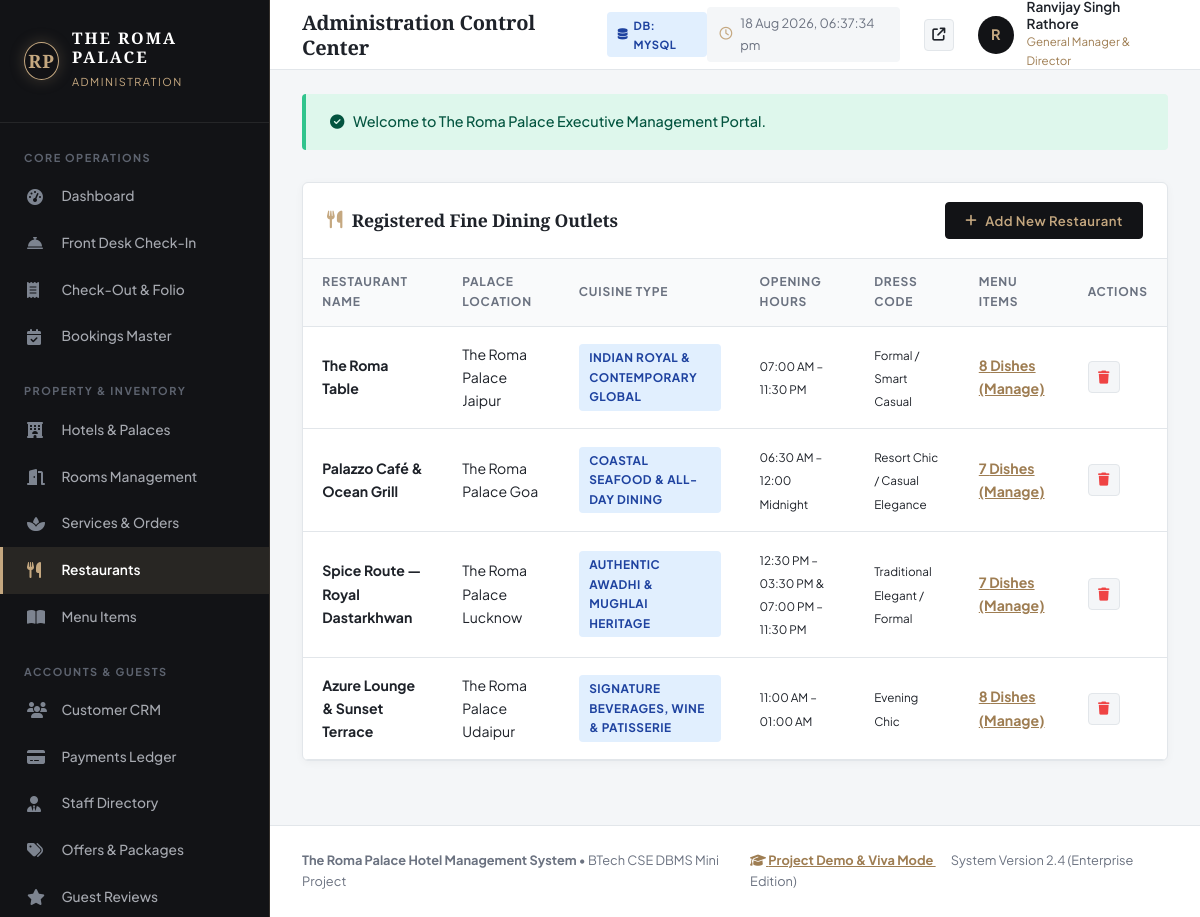
The page /admin/restaurants.php (signed in) on the database its author committed.
### tables this page shows
CREATE TABLE `restaurants` (
    `restaurant_id` INT AUTO_INCREMENT PRIMARY KEY,
    `hotel_id` INT NOT NULL,
    `name` VARCHAR(120) NOT NULL,
    `slug` VARCHAR(100) NOT NULL,
    `cuisine` VARCHAR(100) NOT NULL,
    `opening_hours` VARCHAR(100) NOT NULL,
    `location_desc` VARCHAR(150) NOT NULL,
    `dress_code` VARCHAR(80) DEFAULT 'Smart Casual / Elegant',
    `image_url` VARCHAR(255) NOT NULL,
    `description` TEXT NOT NULL,
    `is_active` TINYINT(1) DEFAULT 1,
    FOREIGN KEY (`hotel_id`) REFERENCES `hotels`(`hotel_id`) ON DELETE CASCADE
);

CREATE TABLE `hotels` (
    `hotel_id` INT AUTO_INCREMENT PRIMARY KEY,
    `name` VARCHAR(150) NOT NULL,
    `slug` VARCHAR(100) NOT NULL UNIQUE,
    `city` VARCHAR(80) NOT NULL,
    `state` VARCHAR(80) NOT NULL,
    `tagline` VARCHAR(200) NOT NULL,
    `address` TEXT NOT NULL,
    `phone` VARCHAR(30) NOT NULL,
    `email` VARCHAR(120) NOT NULL,
    `star_rating` DECIMAL(2,1) DEFAULT 5.0,
    `starting_price` DECIMAL(10,2) NOT NULL,
    `total_rooms` INT NOT NULL DEFAULT 30,
    `image_url` VARCHAR(255) NOT NULL,
    `description` TEXT NOT NULL,
    `highlights` TEXT NULL,
    `status` ENUM('active', 'maintenance', 'inactive') DEFAULT 'active',
    `created_at` TIMESTAMP DEFAULT CURRENT_TIMESTAMP,
    INDEX `idx_hotels_city` (`city`),
    INDEX `idx_hotels_slug` (`slug`)
);

### includes/auth.php (called while the page is built, shortened)
<?php
require_once __DIR__ . '/db.php';
function is_logged_in() {
    return isset($_SESSION['user_id']) && !empty($_SESSION['user_id']);
}
function is_admin() {
    return is_logged_in() && isset($_SESSION['role']) && $_SESSION['role'] === 'admin';
}
function current_admin() {
    $user_id = $_SESSION['user_id'];
    return db_fetch_one("SELECT a.*, u.email FROM admins a INNER JOIN users u ON a.user_id = u.user_id WHERE a.user_id = ?", [$user_id]);
}

### includes/db.php (called while the page is built, shortened)
<?php
$pdo = null;
if (getenv('USE_MYSQL') === 'true') {
    try {
        $dsn = "mysql:host=" . DB_HOST . ";port=" . DB_PORT . ";dbname=" . DB_NAME . ";charset=utf8mb4";
        $options = [
            PDO::ATTR_ERRMODE            => PDO::ERRMODE_EXCEPTION,
            PDO::ATTR_DEFAULT_FETCH_MODE => PDO::FETCH_ASSOC,
            PDO::ATTR_EMULATE_PREPARES   => false,
            PDO::ATTR_TIMEOUT            => 2
        ];
        $pdo = new PDO($dsn, DB_USER, DB_PASS, $options);
        $testStmt = $pdo->query("SELECT 1 FROM hotels LIMIT 1");
        $db_driver = 'mysql';
    } catch (Exception $e) {
        $pdo = setup_sqlite_fallback();
        $db_driver = 'sqlite';
    }
} else {
    try {
        $dsn = "mysql:host=" . DB_HOST . ";port=" . DB_PORT . ";dbname=" . DB_NAME . ";charset=utf8mb4";
        $options = [
            PDO::ATTR_ERRMODE            => PDO::ERRMODE_EXCEPTION,
            PDO::ATTR_DEFAULT_FETCH_MODE => PDO::FETCH_ASSOC,
            PDO::ATTR_EMULATE_PREPARES   => false,
            PDO::ATTR_TIMEOUT            => 1
        ];
        $testPdo = new PDO($dsn, DB_USER, DB_PASS, $options);
        $pdo = $testPdo;
    } catch (Exception $e) {
        $pdo = setup_sqlite_fallback();
        $db_driver = 'sqlite';
    }
}
function db_query($query, $params = []) {
    global $pdo;
    $stmt = $pdo->prepare($query);
    $stmt->execute($params);
    return $stmt;
}
function db_fetch_all($query, $params = []) {
    $stmt = db_query($query, $params);
    return $stmt->fetchAll();
}
function db_fetch_one($query, $params = []) {
    $stmt = db_query($query, $params);
    return $stmt->fetch() ?: null;
}

### admin/restaurants.php (the view, shortened to what this page needs)
<?php
require_once __DIR__ . '/includes/admin-header.php';
$restaurants = db_fetch_all("SELECT r.*, h.name AS hotel_name, (SELECT COUNT(*) FROM menu_items m WHERE m.restaurant_id = r.restaurant_id) AS menu_items_count
                             FROM restaurants r
                             INNER JOIN hotels h ON r.hotel_id = h.hotel_id
                             ORDER BY r.restaurant_id ASC");
?>
<div class="admin-card">
  <div class="admin-card-header">
    <h3 class="admin-card-title"><i class="fa-solid fa-utensils text-gold"></i> Registered Fine Dining Outlets</h3>
    <button type="button" class="admin-btn-primary" onclick="openRestModal()">
      <i class="fa-solid fa-plus"></i> Add New Restaurant
    </button>
  </div>
  <div class="admin-table-responsive">
    <table class="admin-table">
      <thead>
        <tr>
          <th>Restaurant Name</th>
          <th>Palace Location</th>
          <th>Cuisine Type</th>
          <th>Opening Hours</th>
          <th>Dress Code</th>
          <th>Menu Items</th>
          <th>Actions</th>
        </tr>
      </thead>
      <tbody>
        <?php foreach ($restaurants as $r): ?>
          <tr>
            <td><strong><?php echo htmlspecialchars($r['name']); ?></strong></td>
            <td><?php echo htmlspecialchars($r['hotel_name']); ?></td>
            <td><span class="badge badge-info"><?php echo htmlspecialchars($r['cuisine']); ?></span></td>
            <td><small><?php echo htmlspecialchars($r['opening_hours']); ?></small></td>
            <td><small><?php echo htmlspecialchars($r['dress_code']); ?></small></td>
            <td>
              <a href="menu.php?rest_id=<?php echo $r['restaurant_id']; ?>" style="color: var(--admin-gold-dark); font-weight: 700; text-decoration: underline;">
                <?php echo $r['menu_items_count']; ?> Dishes (Manage)
              </a>
            </td>
            <td>
              <form method="POST" action="restaurants.php" onsubmit="return confirm('Delete restaurant?');" style="display: inline;">
                <button type="submit" class="btn-action-icon" style="color: #EF4444;" title="Delete Restaurant">
                  <i class="fa-solid fa-trash"></i>
                </button>
              </form>
            </td>
          </tr>
        <?php endforeach; ?>
      </tbody>
    </table>
  </div>
</div>
<?php require_once __DIR__ . '/includes/admin-footer.php'; ?>

### admin/includes/admin-header.php (shortened to what this page needs)
<?php
require_once __DIR__ . '/../../includes/db.php';
require_once __DIR__ . '/../../includes/auth.php';
$currentAdmin = current_admin() ?: ['full_name' => 'Ranvijay Singh Rathore', 'role_title' => 'General Manager'];
$currentAdminPage = basename($_SERVER['PHP_SELF']);
?>
<!DOCTYPE html>
<html lang="en">
<head>
  <link rel="stylesheet" href="https://cdnjs.cloudflare.com/ajax/libs/font-awesome/6.5.1/css/all.min.css">
  <link rel="stylesheet" href="../assets/css/style.css">
  <link rel="stylesheet" href="../assets/css/admin.css">
</head>
<body class="admin-body">
  <aside class="admin-sidebar">
    <a href="dashboard.php" class="admin-brand" style="text-decoration: none;">
      <div class="rp-monogram">
        <span>RP</span>
      </div>
      <div class="admin-brand-text">
        <h2>THE ROMA PALACE</h2>
        <span>ADMINISTRATION</span>
      </div>
    </a>
    <div class="admin-nav-section">
      <div class="admin-nav-title">CORE OPERATIONS</div>
      <ul class="admin-nav-list">
        <li class="admin-nav-item <?php echo ($currentAdminPage === 'dashboard.php') ? 'active' : ''; ?>">
          <a href="dashboard.php"><i class="fa-solid fa-gauge-high"></i> <span>Dashboard</span></a>
        </li>
        <li class="admin-nav-item <?php echo ($currentAdminPage === 'checkin.php') ? 'active' : ''; ?>">
          <a href="checkin.php"><i class="fa-solid fa-bell-concierge"></i> <span>Front Desk Check-In</span></a>
        </li>
        <li class="admin-nav-item <?php echo ($currentAdminPage === 'checkout.php') ? 'active' : ''; ?>">
          <a href="checkout.php"><i class="fa-solid fa-receipt"></i> <span>Check-Out & Folio</span></a>
        </li>
        <li class="admin-nav-item <?php echo ($currentAdminPage === 'bookings.php') ? 'active' : ''; ?>">
          <a href="bookings.php"><i class="fa-solid fa-calendar-check"></i> <span>Bookings Master</span></a>
        </li>
      </ul>
      <div class="admin-nav-title" style="margin-top: 1rem;">PROPERTY & INVENTORY</div>
      <ul class="admin-nav-list">
        <li class="admin-nav-item <?php echo ($currentAdminPage === 'hotels.php') ? 'active' : ''; ?>">
          <a href="hotels.php"><i class="fa-solid fa-hotel"></i> <span>Hotels & Palaces</span></a>
        </li>
        <li class="admin-nav-item <?php echo ($currentAdminPage === 'rooms.php') ? 'active' : ''; ?>">
          <a href="rooms.php"><i class="fa-solid fa-door-open"></i> <span>Rooms Management</span></a>
        </li>
        <li class="admin-nav-item <?php echo ($currentAdminPage === 'services.php') ? 'active' : ''; ?>">
          <a href="services.php"><i class="fa-solid fa-spa"></i> <span>Services & Orders</span></a>
        </li>
        <li class="admin-nav-item <?php echo ($currentAdminPage === 'restaurants.php') ? 'active' : ''; ?>">
          <a href="restaurants.php"><i class="fa-solid fa-utensils"></i> <span>Restaurants</span></a>
        </li>
        <li class="admin-nav-item <?php echo ($currentAdminPage === 'menu.php') ? 'active' : ''; ?>">
          <a href="menu.php"><i class="fa-solid fa-book-open"></i> <span>Menu Items</span></a>
        </li>
      </ul>
      <div class="admin-nav-title" style="margin-top: 1rem;">ACCOUNTS & GUESTS</div>
      <ul class="admin-nav-list">
        <li class="admin-nav-item <?php echo ($currentAdminPage === 'customers.php') ? 'active' : ''; ?>">
          <a href="customers.php"><i class="fa-solid fa-users"></i> <span>Customer CRM</span></a>
        </li>
        <li class="admin-nav-item <?php echo ($currentAdminPage === 'payments.php') ? 'active' : ''; ?>">
          <a href="payments.php"><i class="fa-solid fa-credit-card"></i> <span>Payments Ledger</span></a>
        </li>
        <li class="admin-nav-item <?php echo ($currentAdminPage === 'staff.php') ? 'active' : ''; ?>">
          <a href="staff.php"><i class="fa-solid fa-user-tie"></i> <span>Staff Directory</span></a>
        </li>
        <li class="admin-nav-item <?php echo ($currentAdminPage === 'offers.php') ? 'active' : ''; ?>">
          <a href="offers.php"><i class="fa-solid fa-tags"></i> <span>Offers & Packages</span></a>
        </li>
        <li class="admin-nav-item <?php echo ($currentAdminPage === 'reviews.php') ? 'active' : ''; ?>">
          <a href="reviews.php"><i class="fa-solid fa-star"></i> <span>Guest Reviews</span></a>
        </li>
      </ul>
    </div>
  </aside>
  <div class="admin-main-wrapper">
    <header class="admin-top-header">
      <div class="admin-header-left">
        <h1 class="admin-page-title"><?php echo isset($pageHeading) ? htmlspecialchars($pageHeading) : 'Administration Control Center'; ?></h1>
        <span class="badge badge-info" style="font-size: 0.7rem;">
          <i class="fa-solid fa-database"></i> DB: <?php echo strtoupper(CURRENT_DB_DRIVER); ?>
        </span>
      </div>
      <div class="admin-header-right">
        <div class="admin-time-badge">
          <i class="fa-regular fa-clock text-gold"></i>
          <span id="adminLiveClock">--:--:--</span>
        </div>
        <a href="../index.php" target="_blank" class="btn-action-icon" title="Preview Public Luxury Website">
          <i class="fa-solid fa-arrow-up-right-from-square"></i>
        </a>
        <div class="admin-user-menu">
          <div class="admin-avatar">
            <?php echo strtoupper(substr($currentAdmin['full_name'], 0, 1)); ?>
          </div>
          <div class="admin-user-info">
            <span class="admin-user-name"><?php echo htmlspecialchars($currentAdmin['full_name']); ?></span>
            <span class="admin-user-role"><?php echo htmlspecialchars($currentAdmin['role_title']); ?></span>
          </div>
        </div>
      </div>
    </header>
    <?php if (isset($_SESSION['flash_success'])): ?>
      <div style="margin: 1.5rem 2rem 0 2rem; background: #DEF7EC; color: #03543F; padding: 1rem 1.5rem; border-radius: 4px; border-left: 4px solid #31C48D; font-weight: 500; font-size: 0.9rem;">
        <i class="fa-solid fa-circle-check" style="margin-right: 6px;"></i>
        <?php echo htmlspecialchars($_SESSION['flash_success']); unset($_SESSION['flash_success']); ?>
      </div>
    <?php endif; ?>
    <main class="admin-content-body">

### assets/css/style.css (style rules this page uses)
:root { --color-charcoal: #121316; --color-charcoal-deep: #0C0D0F; --color-espresso: #1F1A17; --color-graphite: #2B2A27; --color-gold: #C5A880; --color-gold-light: #DFCAAB; --color-gold-dark: #9E7D52; --color-gold-antique: #B89758; --color-gold-glow: rgba(197, 168, 128, 0.25); --color-ivory: #FBF9F5; --color-cream: #F5F0E6; --color-beige: #ECE6DC; --color-white: #FFFFFF; --text-dark: #121316; --text-dark-secondary: #4A4744; --text-muted: #736F6B; --text-light: #FFFFFF; --text-light-secondary: #EBE6DF; --text-gold: #C5A880; --border-light: rgba(18, 19, 22, 0.08); --border-gold: rgba(197, 168, 128, 0.4); --border-gold-solid: #C5A880; --shadow-soft: 0 10px 30px rgba(0, 0, 0, 0.06); --shadow-elevated: 0 20px 45px rgba(0, 0, 0, 0.12); --shadow-luxury: 0 30px 60px rgba(18, 19, 22, 0.18); --font-serif-title: 'Playfair Display', Georgia, serif; --font-serif-brand: 'Cinzel', 'Playfair Display', serif; --font-sans: 'Plus Jakarta Sans', -apple-system, BlinkMacSystemFont, sans-serif; --font-accent: 'Montserrat', sans-serif; --trans-smooth: all 0.35s cubic-bezier(0.16, 1, 0.3, 1); --trans-slow: all 0.6s cubic-bezier(0.16, 1, 0.3, 1); }
*, *::before, *::after { box-sizing: border-box; margin: 0; padding: 0; }
html { scroll-behavior: smooth; font-size: 16px; background-color: var(--color-ivory); color: var(--text-dark); }
body { font-family: var(--font-sans); line-height: 1.65; font-weight: 400; background-color: var(--color-ivory); color: var(--text-dark); overflow-x: hidden; -webkit-font-smoothing: antialiased; -moz-osx-font-smoothing: grayscale; }
a { color: inherit; text-decoration: none; transition: var(--trans-smooth); }
ul, ol { list-style: none; }
button, input, select, textarea { font-family: inherit; font-size: inherit; outline: none; }
h1, h2, h3, h4, h5, h6 { font-family: var(--font-serif-title); color: var(--text-dark); font-weight: 600; line-height: 1.25; letter-spacing: -0.01em; }
h1 { font-size: clamp(2.2rem, 4.5vw, 3.8rem); font-weight: 700; }
h2 { font-size: clamp(1.8rem, 3.2vw, 2.6rem); font-weight: 600; }
h3 { font-size: clamp(1.3rem, 2.2vw, 1.8rem); font-weight: 600; }
.text-gold { color: var(--color-gold) !important; }
.rp-monogram { width: 44px; height: 44px; border: 1.5px solid var(--color-gold); border-radius: 50%; display: flex; align-items: center; justify-content: center; position: relative; transition: var(--trans-smooth); background: rgba(18, 19, 22, 0.4); box-shadow: 0 0 15px var(--color-gold-glow); }
.rp-monogram span { font-family: var(--font-serif-brand); font-size: 1.15rem; font-weight: 700; color: var(--color-gold); letter-spacing: 1px; }

### rows shown on the page
restaurants: name "The Roma Table", hotel.name "The Roma Palace Jaipur", cuisine "INDIAN ROYAL & CONTEMPORARY GLOBAL", opening_hours "07:00 AM – 11:30 PM", dress_code "Formal / Smart Casual", menu_items_count "8"
restaurants: name "Palazzo Café & Ocean Grill", hotel.name "The Roma Palace Goa", cuisine "COASTAL SEAFOOD & ALL-DAY DINING", opening_hours "06:30 AM – 12:00 Midnight", dress_code "Resort Chic / Casual Elegance", menu_items_count "7"
restaurants: name "Spice Route — Royal Dastarkhwan", hotel.name "The Roma Palace Lucknow", cuisine "AUTHENTIC AWADHI & MUGHLAI HERITAGE", opening_hours "12:30 PM – 03:30 PM & 07:00 PM – 11:30 PM", dress_code "Traditional Elegant / Formal", menu_items_count "7"
restaurants: name "Azure Lounge & Sunset Terrace", hotel.name "The Roma Palace Udaipur", cuisine "SIGNATURE BEVERAGES, WINE & PATISSERIE", opening_hours "11:00 AM – 01:00 AM", dress_code "Evening Chic", menu_items_count "8"

### other values the page prints
CURRENT_DB_DRIVER "MYSQL"
substr($currentAdmin['full_name'], 0, 1) "R"
$currentAdmin['full_name'] "Ranvijay Singh Rathore"
$currentAdmin['role_title'] "General Manager & Director"
$_SESSION['flash_success'] "Welcome to The Roma Palace Executive Management Portal."
